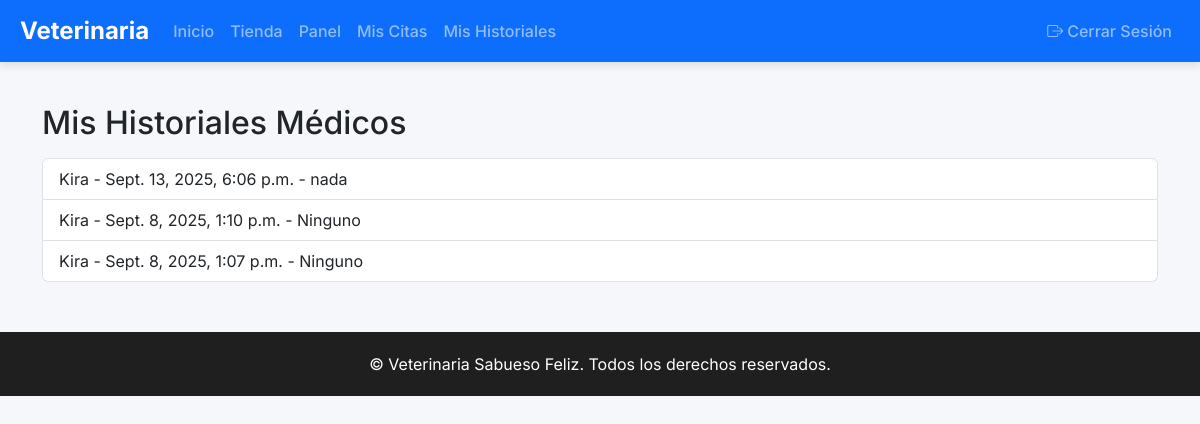
The app's page /mis_historiales/ (signed in) with its own data.
### Core/models.py (models this page shows, shortened)
class HistorialMedico(models.Model):
    paciente = models.ForeignKey(Paciente, on_delete=models.CASCADE)
    veterinario = models.ForeignKey(User, limit_choices_to={"rol": "VET"}, on_delete=models.SET_NULL, null=True)
    fecha = models.DateTimeField(auto_now_add=True)
    diagnostico = models.TextField()
    tratamiento = models.TextField()
    notas = models.TextField(blank=True)
    peso = models.DecimalField(max_digits=5, decimal_places=2, blank=True, null=True)
    temperatura = models.DecimalField(max_digits=4, decimal_places=1, blank=True, null=True)
    examenes = models.TextField(blank=True)
    imagenes = models.ImageField(upload_to="historial_medico/", blank=True, null=True)
    proximo_control = models.DateField(blank=True, null=True)

class Paciente(models.Model):
    nombre = models.CharField(max_length=100)
    especie = models.CharField(max_length=50)
    raza = models.CharField(max_length=50, blank=True)
    sexo = models.CharField(max_length=10)
    fecha_nacimiento = models.DateField()
    propietario = models.ForeignKey(Propietario, on_delete=models.CASCADE)
    vacunas = models.TextField(blank=True)
    alergias = models.TextField(blank=True)
    foto = models.ImageField(upload_to="pacientes/", blank=True, null=True)

### Core/views.py (the view)
# urls.py: path('mis_historiales/', views.mis_historiales, name='mis_historiales'),
@login_required
def mis_historiales(request):
    if request.user.rol != "VET":
        messages.error(request, "No tienes permiso para ver esta página.")
        return redirect("dashboard")
    historiales = HistorialMedico.objects.filter(veterinario=request.user).order_by(
        "-fecha"
    )
    return render(request, "core/mis_historiales.html", {"historiales": historiales})

### Core/templates/core/mis_historiales.html (shortened to what this page needs)
{% extends "core/base.html" %}
{% block content %}
<h2>Mis Historiales Médicos</h2>
<ul class="list-group mt-3">
    {% for hist in historiales %}
        <li class="list-group-item">
            {{ hist.paciente.nombre }} - {{ hist.fecha }} - {{ hist.diagnostico }}
        </li>
    {% empty %}
        <li class="list-group-item">No hay historiales médicos asignados</li>
    {% endfor %}
</ul>
{% endblock %}

### Core/templates/core/base.html (style rules this page uses)
body { font-family: 'Inter', sans-serif; padding-top: 80px; background-color: #f5f7fa; }

### records on screen
HistorialMedico: paciente.nombre "Kira", fecha "Sept. 13, 2025, 6:06 p.m.", diagnostico "nada"
HistorialMedico: paciente.nombre "Kira", fecha "Sept. 8, 2025, 1:10 p.m.", diagnostico "Ninguno"
HistorialMedico: paciente.nombre "Kira", fecha "Sept. 8, 2025, 1:07 p.m.", diagnostico "Ninguno"
